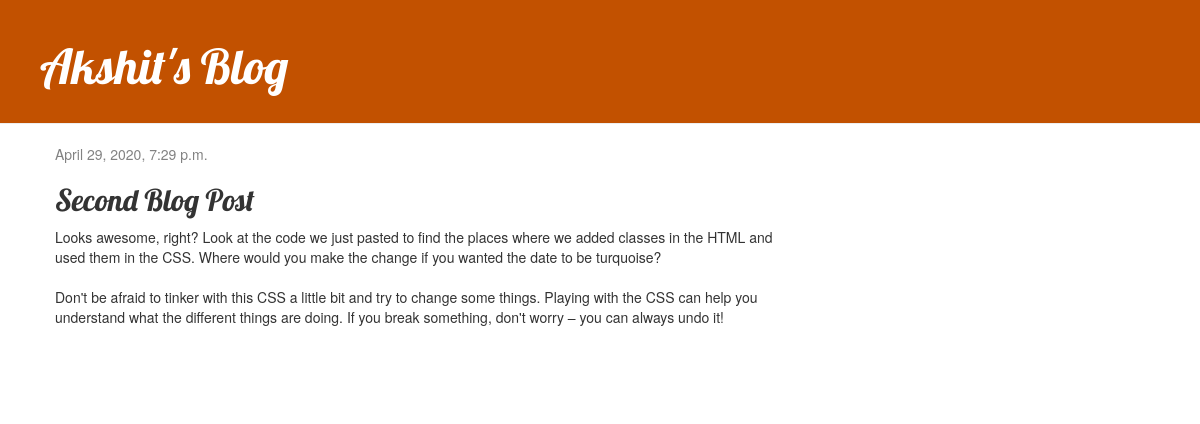
The app's page /post/2/ with its own data.
### blog/models.py (models this page shows, shortened)
class Post(models.Model):
    author = models.ForeignKey(settings.AUTH_USER_MODEL, on_delete=models.CASCADE)
    title = models.CharField(max_length=200)
    text = models.TextField()
    created_date = models.DateTimeField(default=timezone.now)
    published_date = models.DateTimeField(blank=True, null=True)

### blog/views.py (the view)
# urls.py: path('post/<int:pk>/', views.post_detail, name='post_detail'),
def post_detail(request, pk):
    post = get_object_or_404(Post, pk=pk)
    return render(request, 'blog/post_detail.html', {'post': post})

### blog/templates/blog/post_detail.html
{% extends 'blog/base.html' %}
{% block content %}
    <div class="post">
        {% if post.published_date %}
            <div class="date">
                {{ post.published_date }}
            </div>
        {% endif %}
        <h2>{{ post.title }}</h2>
        <p>{{ post.text|linebreaksbr }}</p>
    </div>
{% endblock %}

### blog/static/blog/css/blog.css (style rules this page uses)
h1, h2, h3, h4 { font-family: 'Lobster', cursive; }
.date { color: #828282; }
.post { margin-bottom: 70px; }

### records on screen
Post: published_date "April 29, 2020, 7:29 p.m.", title "Second Blog Post", text "Looks awesome, right? Look at the code we just pasted to find the places where we added classes in the HTML and used them in the CSS. Where would you make the change if you wanted the date to be turquoise? Don't be afraid to tinker with this CSS a little bit and try to change some things. Playing with the CSS can help you understand what the different things are doing. If you break something, don't worry – you can always undo it!"
